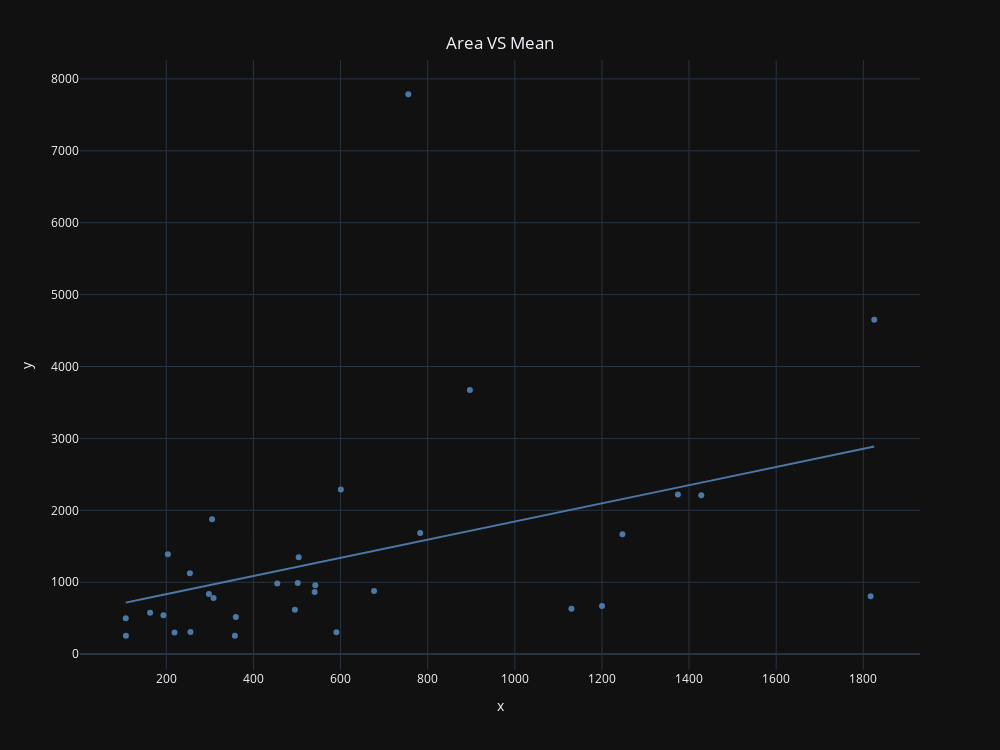

Notebook source saved alongside this figure:
### Code cell
fig = px.scatter(x = np.array(summary.km_sq['mean']), y = np.array(summary.price_unit_est['mean']), trendline = 'ols')

fig.update_layout(template = 'plotly_dark', showlegend = False, width = 1000, height = 750, 
                title = dict(text = 'Area VS Mean', x = 0.5, y = 0.95)
                )
fig.update_traces(marker_color = col_tab[0])

fig.show()

### Figure 1 — Plotly figure (JSON) as saved in the notebook; plotly's stock layout.template omitted (floating-point values rounded to 4 significant figures)
{"data": [{"hovertemplate": "x=%{x}<br>y=%{y}<extra></extra>", "legendgroup": "", "marker": {"color": "#4C78A8", "symbol": "circle"}, "mode": "markers", "name": "", "orientation": "v", "showlegend": false, "type": "scatter", "x": [203.6, 297.8, 454.7, 1817.0, 501.7, 540.6, 1428.0, 106.9, 305.0, 218.9, 600.6, 1374.0, 1825.0, 359.5, 896.9, 308.5, 1130.0, 1247.0, 162.8, 782.9, 590.4, 495.2, 254.1, 357.5, 755.6, 255.5, 1200.0, 107.3, 503.9, 677.0, 193.4, 542.0], "xaxis": "x", "y": [1389.0, 837.5, 980.4, 804.8, 988.6, 865.2, 2210.0, 499.2, 1875.0, 298.9, 2289.0, 2222.0, 4650.0, 517.2, 3674.0, 778.9, 631.1, 1668.0, 573.5, 1684.0, 302.6, 616.9, 1124.0, 256.2, 7787.0, 308.3, 669.7, 255.4, 1347.0, 876.4, 540.7, 959.0], "yaxis": "y"}, {"hovertemplate": "<b>OLS trendline</b><br>y = 1.26349 * x + 580.771<br>R<sup>2</sup>=0.160178<br><br>x=%{x}<br>y=%{y} <b>(trend)</b><extra></extra>", "legendgroup": "", "marker": {"color": "#4C78A8", "symbol": "circle"}, "mode": "lines", "name": "", "showlegend": false, "type": "scatter", "x": [106.9, 107.3, 162.8, 193.4, 203.6, 218.9, 254.1, 255.5, 297.8, 305.0, 308.5, 357.5, 359.5, 454.7, 495.2, 501.7, 503.9, 540.6, 542.0, 590.4, 600.6, 677.0, 755.6, 782.9, 896.9, 1130.0, 1200.0, 1247.0, 1374.0, 1428.0, 1817.0, 1825.0], "xaxis": "x", "y": [715.8, 716.3, 786.5, 825.1, 838.0, 857.3, 901.8, 903.6, 957.0, 966.2, 970.5, 1032.0, 1035.0, 1155.0, 1206.0, 1215.0, 1217.0, 1264.0, 1266.0, 1327.0, 1340.0, 1436.0, 1535.0, 1570.0, 1714.0, 2009.0, 2097.0, 2156.0, 2317.0, 2385.0, 2876.0, 2887.0], "yaxis": "y"}], "layout": {"height": 750, "legend": {"tracegroupgap": 0}, "margin": {"t": 60}, "showlegend": false, "title": {"text": "Area VS Mean", "x": 0.5, "y": 0.95}, "width": 1000, "xaxis": {"anchor": "y", "domain": [0, 1], "title": {"text": "x"}}, "yaxis": {"anchor": "x", "domain": [0, 1], "title": {"text": "y"}}}}
